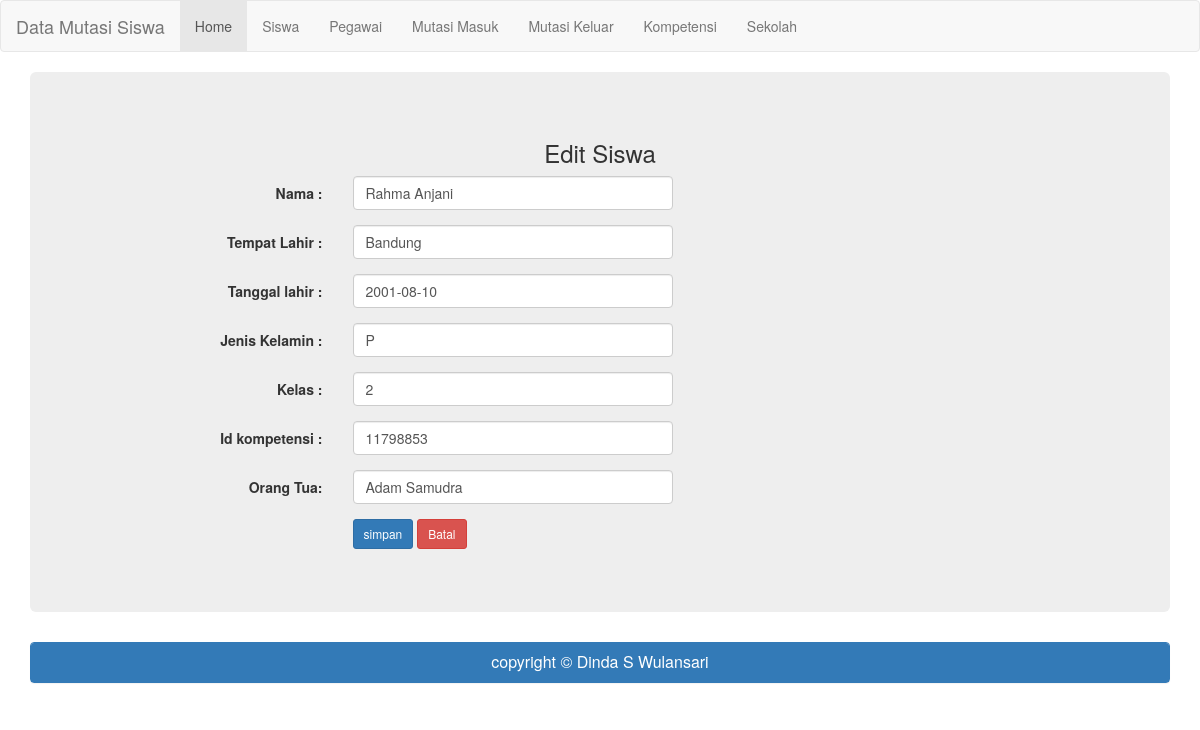
/?halaman=siswa_edit&id=11790704, run on the app's committed database.
### tables this page shows
CREATE TABLE IF NOT EXISTS `data_siswa` (
  `id_siswa` int(11) NOT NULL,
  `nama` varchar(60) NOT NULL,
  `tempat_lahir` varchar(60) NOT NULL,
  `tanggal_lahir` date NOT NULL,
  `jenis_kelamin` varchar(1) NOT NULL COMMENT 'laki-laki,perempuan',
  `kelas` int(1) NOT NULL,
  `id_kompetensi` int(11) NOT NULL,
  `orang_tua` varchar(60) NOT NULL
);

### siswa_edit.php (the view, shortened to what this page needs)
<?php
include"koneksi.php";
$query=("SELECT * FROM data_siswa WHERE id_siswa='$_GET[id]'");
$galeri=mysqli_query($koneksi,$query) or die('Error,query failed. ' .mysqli_error());
$m=mysqli_fetch_array($galeri);
?>
<h3 align="center">Edit Siswa</h3>
<form class="form-horizontal" method="post" action="?halaman=siswa_up" enctype="multipart/form-data">
	<div class="form-group">
		<label class="col-sm-3 control-label">Nama :</label>
		<div class="col-sm-4">
			<input type="text" name="nama" class="form-control" placeholder="Masukan Nama" value="<?php echo"$m[nama]";?>" required>
		</div>
	</div>
	<div class="form-group">
		<label class="col-sm-3 control-label">Tempat Lahir :</label>
		<div class="col-sm-4">
			<input type="text" name="tempat_lahir" class="form-control" placeholder="Masukan Tempat Lahir" value="<?php echo"$m[tempat_lahir]";?>" required>
		</div>
	</div>
	<div class="form-group">
		<label class="col-sm-3 control-label">Tanggal lahir :</label>
		<div class="col-sm-4">
			<input type="text" name="tanggal_lahir" class="form-control" placeholder="Masukan Tanggal Lahir" value="<?php echo"$m[tanggal_lahir]";?>" required>
		</div>
	</div>
	<div class="form-group">
		<label class="col-sm-3 control-label">Jenis Kelamin :</label>
		<div class="col-sm-4">
			<input type="text" name="jeniskelamin" class="form-control" placeholder="Masukan Jenis Kelamin" value="<?php echo"$m[jenis_kelamin]";?>" required>
		</div>
	</div>
	<div class="form-group">
		<label class="col-sm-3 control-label">Kelas :</label>
		<div class="col-sm-4">
			<input type="text" name="kelas" class="form-control" placeholder="Masukan Kelas" value="<?php echo"$m[kelas]";?>" required>
		</div>
	</div>
	<div class="form-group">
		<label class="col-sm-3 control-label">Id kompetensi :</label>
		<div class="col-sm-4">
			<input type="text" name="id_kompetensi" class="form-control" placeholder="Masukan id_kompetensi" value="<?php echo"$m[id_kompetensi]";?>" required>
		</div>
	</div>
	<div class="form-group">
		<label class="col-sm-3 control-label">Orang Tua:</label>
		<div class="col-sm-4">
			<input type="text" name="orang_tua" class="form-control" placeholder="Masukan orang_tua" value="<?php echo"$m[orang_tua]";?>" required>
		</div>
	</div>
	<div class="form-group">
		<label class="col-sm-3 control-label">&nbsp;</label>
		<div class="col-sm-6">
			<input type="submit" name="tambah_siswa" class="btn btn-sm btn-primary" value="simpan">
			<a href="?halaman=siswa" class="btn btn-sm btn-danger">Batal</a>
			</div>
			</div>
			</form>

### data on the page
data_siswa: nama "Rahma Anjani", tempat_lahir "Bandung", tanggal_lahir "2001-08-10", jeniskelamin "P", kelas "2", id_kompetensi "11798853", orang_tua "Adam Samudra"
